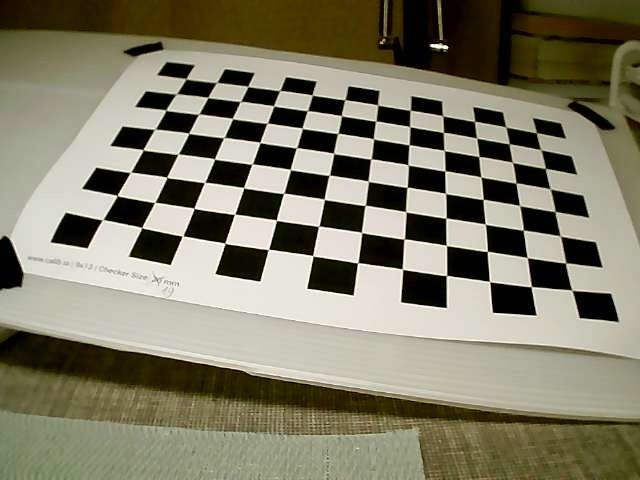
#> input picture calibration_images/captured_image10.jpg, 640 x 480 px; its folder holds only this picture in this run
$ python calibration.py
#> lines starting #> are read from the running program, lines starting #| are printed output that depends on the picture; after the words box and inside, x2 and y2 are one past the last pixel; in counts of white or black regions, pixels touching at a corner belong together
import cv2 as cv
import numpy as np
import glob


#======================= CHESSBOARD PARAMETERS =======================#
chessboard_size = (8, 12)
square_size = 19
frame_size = (1920, 1080)

criteria = (cv.TERM_CRITERIA_EPS + cv.TERM_CRITERIA_MAX_ITER, 30, 0.001)

#======================= CHESSBOARD COORDINATES =======================#
chessboard_coords = np.zeros((chessboard_size[0] * chessboard_size[1], 3), np.float32)

# Set the X and Y coordinates of the object points (Z remains 0)
chessboard_coords[:, :2] = np.mgrid[0:chessboard_size[0], 0:chessboard_size[1]].T.reshape(-1, 2)

obj_points = []  # 3D points in real world space
img_points = []  # 2D points in image plane

calib_images = glob.glob('calibration_images/captured_image*.jpg')

for image in calib_images:
    img = cv.imread(image)
#> img is the input picture: shape (480, 640, 3); mean B, G, R 104.4, 124.5, 128.2
    gray = cv.cvtColor(img, cv.COLOR_BGR2GRAY)
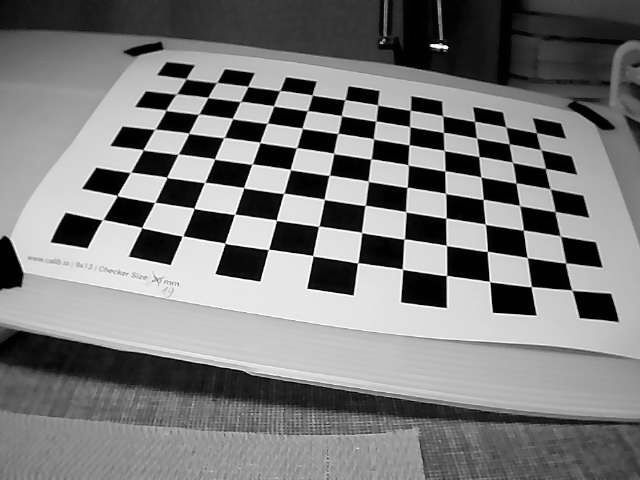
#> gray: shape (480, 640); min 0, max 254, mean 123.3

    ret, corners = cv.findChessboardCorners(gray, chessboard_size, None)
#> ret = True; corners = 96 rows, first 8: [102.9, 219.4], [117, 195.3], [130.5, 172.3], [142.9, 149.6], [155, 129], [165.8, 110.2], [176.7, 93.74], [185.7, 78.67]

    if ret:
        # Add object points (3D) and image points (2D) after detecting corners
        obj_points.append(chessboard_coords)
        img_points.append(corners)

        # Draw and display the corners on the chessboard image
        cv.drawChessboardCorners(img, chessboard_size, corners, ret)
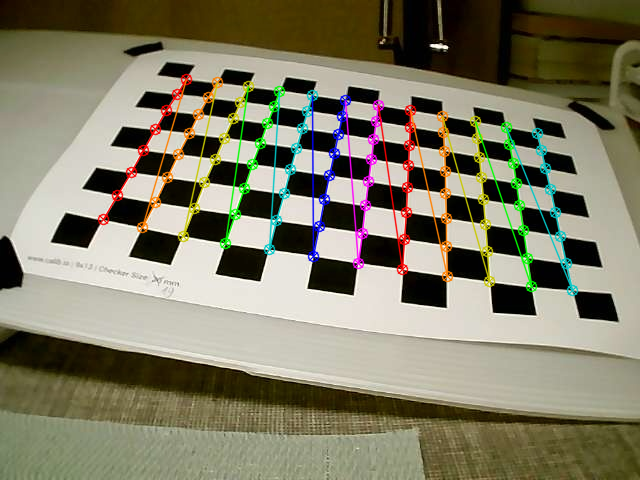
#> img: shape (480, 640, 3); 6% of pixels changed, all inside (x1, y1, x2, y2) = (97, 73, 579, 297)
        #cv.imshow('Chessboard', img)
        cv.waitKey(100)
    else:
        print(f"Chessboard corners not detected in {image}")

cv.destroyAllWindows()


ret, camera_matrix, dist_coeffs, rvecs, tvecs = cv.calibrateCamera(obj_points, img_points, gray.shape[::-1], None, None)
#> ret = 0.641; camera_matrix = [[641.2, 0, 387.8], [0, 605.4, 256.6], [0, 0, 1]]; dist_coeffs = [[-0.514, 1.11, -0.0182, 0.00288, -1.9]]; rvecs = ([-0.49, -0.704, -1.37],); tvecs = ([-6.56, -0.785, 13.47],)

with open('calib_param.txt', 'w') as file:
    file.write("===============CAMERA MATRIX===============\n")
    file.write(np.array2string(camera_matrix) + '\n')
    file.write("===============DISTANCE COEFFICIENTS===============\n")
    file.write(np.array2string(dist_coeffs) + '\n')
    file.write("===============ROTATION VECTORS===============\n")
    file.write(np.array2string(np.array(rvecs)) + '\n')
    file.write("===============TRANSLATION VECTORS===============\n")
    file.write(np.array2string(np.array(tvecs)) + '\n')


camera_matrix = np.array([
    [701.43142873, 0, 340.89422739],
    [0, 700.18225122, 231.27284128],
    [0, 0, 1]
])

distortion_coeffs = np.array([[-4.40734319e-01, 3.89166568e-01, -6.93778517e-05, 2.41658581e-03, -2.90304795e-01]])


rotation_vectors = np.array([
    [0.47038998, -0.23224266, -1.36597417],
    [-0.07981019, -0.16647916, 1.61505969],
    [-0.17148689, -0.48068229, 1.50307489],
    [-0.27495634, -0.34021001, 1.59257956],
    [-0.01823973, -0.27598613, 1.5211003],
    [0.31829143, -0.04453068, -1.10016429],
    [-0.21668051, -0.30041154, 0.96543265],
    [-0.26247403, 0.03388248, 1.55473485],
    [0.17765802, 0.09588896, 1.44155328],
    [0.39340981, -0.27157359, -1.39048863],
    [-0.07318423, -0.1732357, 1.48705966],
    [0.08372568, -0.47871739, 1.46270206],
    [-0.13067318, 0.17032886, 1.55662348],
    [-0.04957571, -0.2199913, 1.43057739],
    [0.04117001, -0.10908014, 0.92428516],
    [0.14109622, -0.52752174, -1.44859329],
    [0.33300622, -0.46388028, -1.1810463],
    [-0.08275248, -0.38454006, 1.49043579],
    [-0.18602322, -0.27678638, 1.10457917],
    [0.40760421, -0.06575685, -0.99286398]
])


translation_vectors = np.array([
    [[-4.16866643], [2.56145043], [23.55532557]],
    [[9.92346982], [0.47658607], [25.28933017]],
    [[-2.20838949], [-7.91495415], [29.14511795]],
    [[-1.4544579], [1.11469722], [30.59347155]],
    [[9.91888708], [-6.9861772], [26.46215193]],
    [[-6.94444007], [1.14183611], [25.40027094]],
    [[2.76274708], [-6.37237717], [25.27577111]],
    [[4.31675679], [-3.66666617], [27.87477077]],
    [[4.24090864], [-3.35521445], [30.15415769]],
    [[-5.28462817], [2.63452814], [23.51916734]],
    [[4.03681646], [-3.40591733], [26.65658219]],
    [[3.63015677], [-3.6804039], [29.34216628]],
    [[5.0664787], [-4.01336519], [18.52521328]],
    [[5.98023528], [-4.5393692], [29.46769702]],
    [[2.61681378], [-5.3257859], [29.71997933]],
    [[-4.5112023], [2.47364792], [29.94940236]],
    [[-3.71141982], [1.23030042], [23.98786941]],
    [[5.53142058], [-7.20677587], [26.92446391]],
    [[2.56458315], [-5.54783017], [27.04624868]],
    [[-8.02427971], [0.51851539], [25.71631894]]
])

$ run again, on calibration_images/captured_image14.jpg
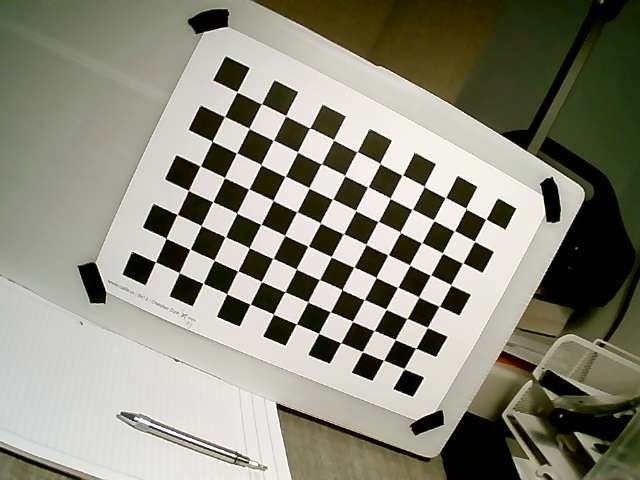
#> input picture calibration_images/captured_image14.jpg, 640 x 480 px
#> img is the input picture: shape (480, 640, 3); mean B, G, R 122.4, 136.9, 138.5
#> `gray = cv.cvtColor(img, cv.COLOR_BGR2GRAY)`:
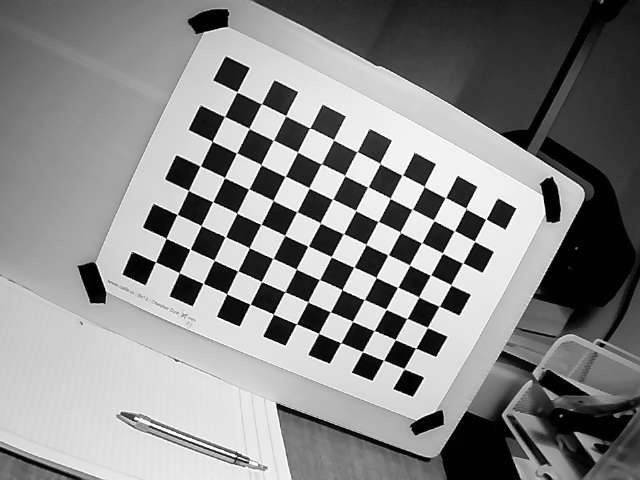
#> gray: shape (480, 640); min 0, max 255, mean 135.7
#> `ret, corners = cv.findChessboardCorners(gray, chessboard_size, None)`: ret = True; corners = 96 rows, first 8: [155.6, 261.9], [166.1, 238.5], [177.2, 214.5], [188.5, 190.5], [200.3, 165.9], [212.3, 141.4], [224.5, 116.4], [236.9, 91.8]
#> `cv.drawChessboardCorners(img, chessboard_size, corners, ret)`:
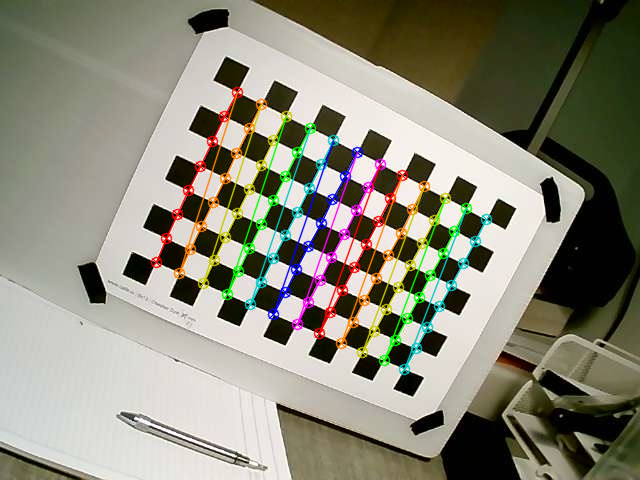
#> img: shape (480, 640, 3); 6.13% of pixels changed, all inside (x1, y1, x2, y2) = (150, 86, 493, 376)
#> `ret, camera_matrix, dist_coeffs, rvecs, tvecs = cv.calibrateCamera(obj..`: ret = 0.249; camera_matrix = [[716.5, 0, 320.7], [0, 706.2, 260.8], [0, 0, 1]]; dist_coeffs = [[-0.228, -5.37, -0.0154, 0.0107, 48.04]]; rvecs = ([0.321, -0.0347, -1.11],); tvecs = ([-6.18, 0.0588, 26.04],)

$ run again, on calibration_images/captured_image15.jpg
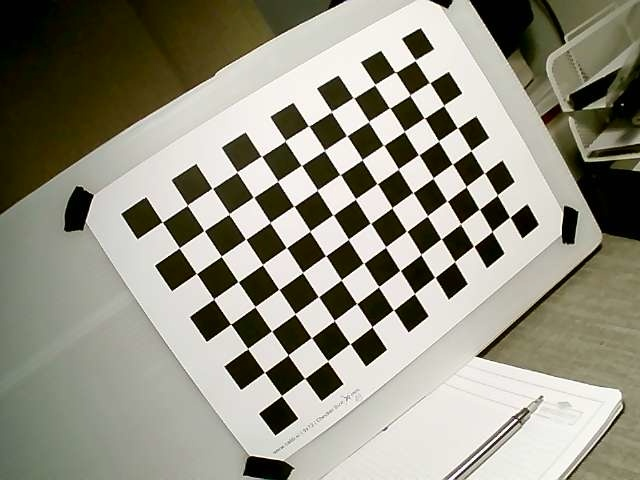
#> input picture calibration_images/captured_image15.jpg, 640 x 480 px
#> img is the input picture: shape (480, 640, 3); mean B, G, R 129.2, 143.5, 145.9
#> `gray = cv.cvtColor(img, cv.COLOR_BGR2GRAY)`:
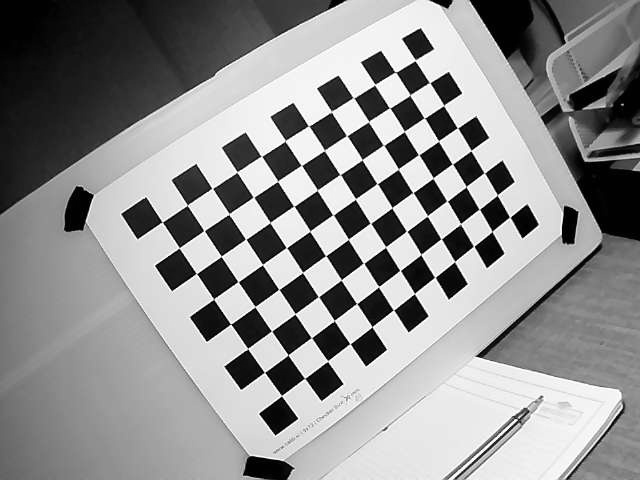
#> gray: shape (480, 640); min 0, max 255, mean 142.6
#> `ret, corners = cv.findChessboardCorners(gray, chessboard_size, None)`: ret = True; corners = 96 rows, first 8: [415.2, 60.37], [429.7, 82.71], [443.6, 105.6], [457.5, 127.8], [471, 150.5], [484.3, 173], [497.2, 195.1], [509.8, 217.3]
#> `cv.drawChessboardCorners(img, chessboard_size, corners, ret)`:
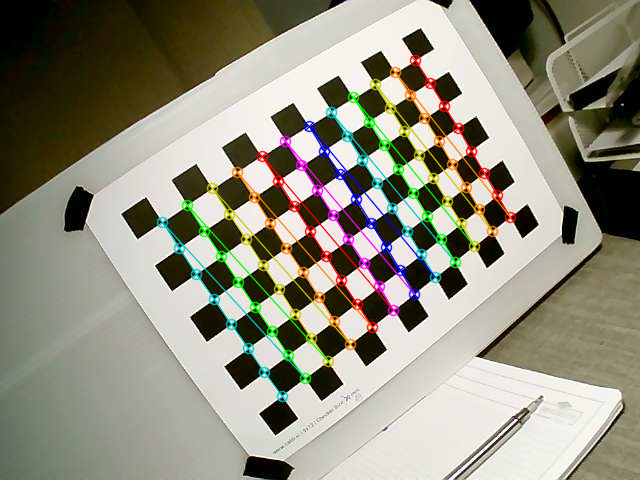
#> img: shape (480, 640, 3); 6.1% of pixels changed, all inside (x1, y1, x2, y2) = (156, 54, 517, 403)
#> `ret, camera_matrix, dist_coeffs, rvecs, tvecs = cv.calibrateCamera(obj..`: ret = 0.207; camera_matrix = [[718.3, 0, 328.4], [0, 713.4, 235.4], [0, 0, 1]]; dist_coeffs = [[-0.518, 3.97, -0.000327, 0.00797, -38.43]]; rvecs = ([-0.21, -0.303, 0.965],); tvecs = ([3.19, -6.52, 25.69],)

$ run again, on calibration_images/captured_image16.jpg
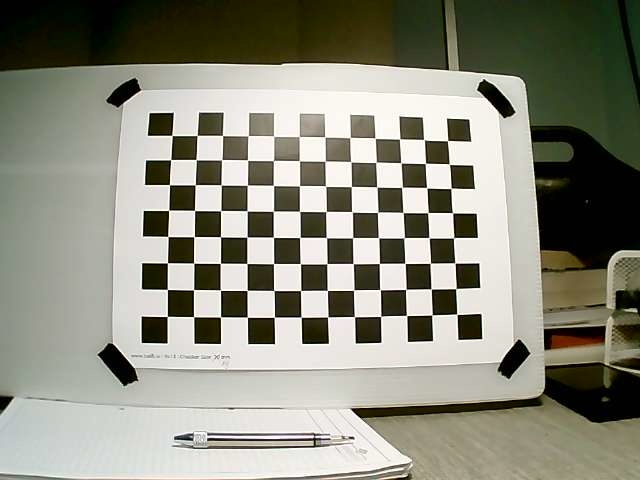
#> input picture calibration_images/captured_image16.jpg, 640 x 480 px
#> img is the input picture: shape (480, 640, 3); mean B, G, R 125.8, 139.4, 139.6
#> `gray = cv.cvtColor(img, cv.COLOR_BGR2GRAY)`:
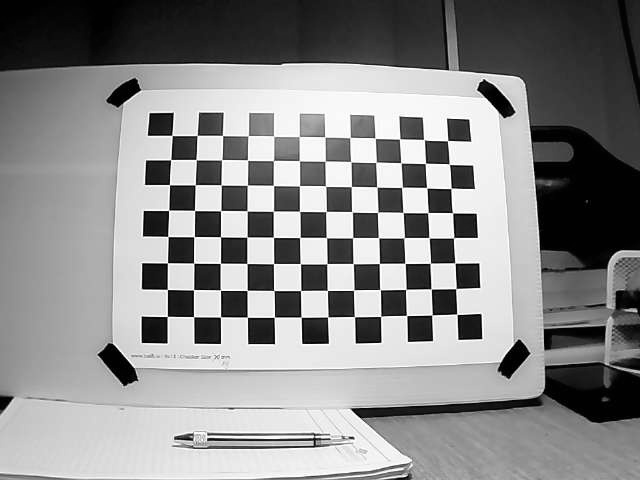
#> gray: shape (480, 640); min 0, max 255, mean 137.9
#> `ret, corners = cv.findChessboardCorners(gray, chessboard_size, None)`: ret = True; corners = 96 rows, first 8: [447.6, 140.6], [449.2, 164.2], [451, 188.4], [452.6, 212.8], [453.6, 237.8], [454.9, 263.1], [455.9, 288.6], [456.9, 314.3]
#> `cv.drawChessboardCorners(img, chessboard_size, corners, ret)`:
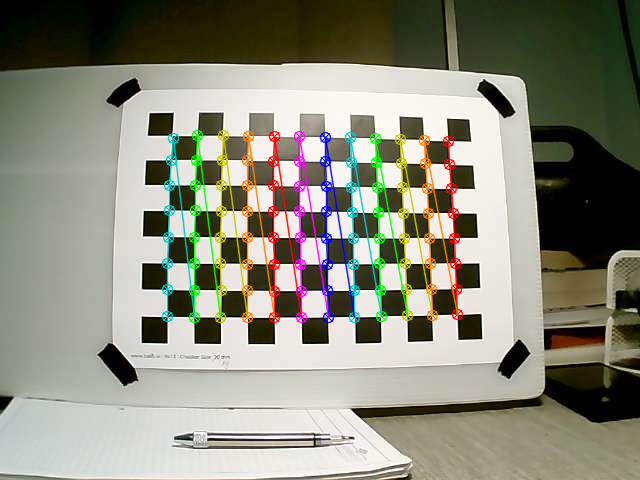
#> img: shape (480, 640, 3); 6.32% of pixels changed, all inside (x1, y1, x2, y2) = (161, 129, 464, 324)
#> `ret, camera_matrix, dist_coeffs, rvecs, tvecs = cv.calibrateCamera(obj..`: ret = 0.258; camera_matrix = [[557.2, 0, 316.8], [0, 557.4, 268.6], [0, 0, 1]]; dist_coeffs = [[-0.576, 6.41, -0.0199, 0.0115, -36.33]]; rvecs = ([-0.207, 0.0347, 1.56],); tvecs = ([5.27, -5.13, 22.12],)

$ run again, on calibration_images/captured_image11.jpg
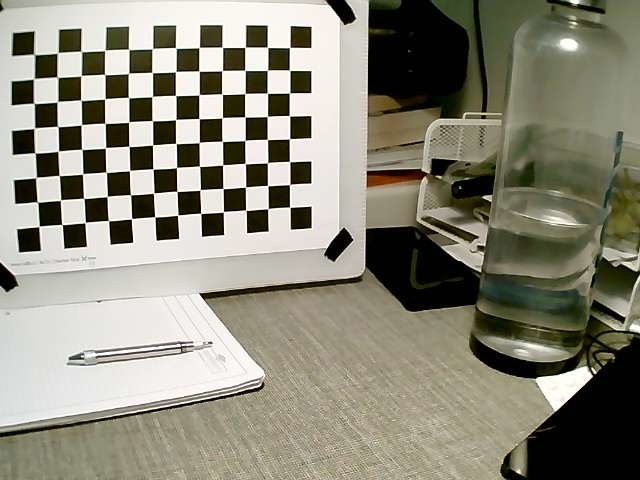
#> input picture calibration_images/captured_image11.jpg, 640 x 480 px
#> img is the input picture: shape (480, 640, 3); mean B, G, R 122, 137.2, 139.7
#> `gray = cv.cvtColor(img, cv.COLOR_BGR2GRAY)`:
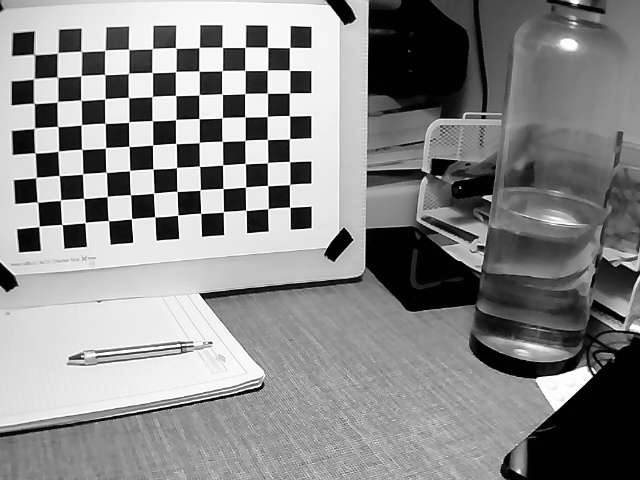
#> gray: shape (480, 640); min 0, max 255, mean 136.2
#> `ret, corners = cv.findChessboardCorners(gray, chessboard_size, None)`: ret = True; corners = 96 rows, first 8: [289.7, 47.5], [289.6, 70.45], [289.6, 92.95], [289.4, 115.6], [289.6, 138.7], [289.6, 161.6], [289.5, 184.7], [289.9, 207.3]
#> `cv.drawChessboardCorners(img, chessboard_size, corners, ret)`:
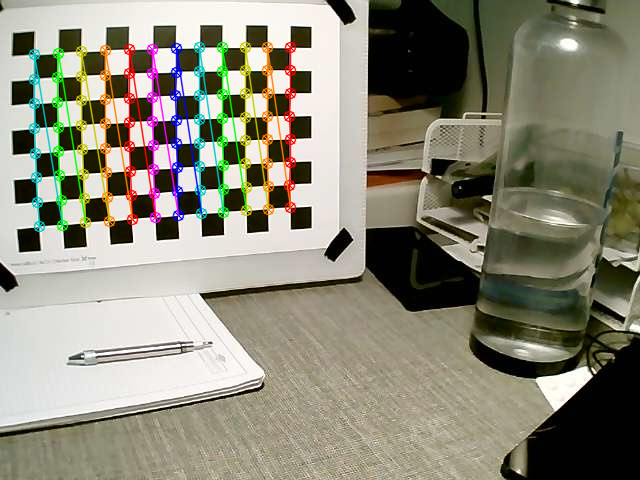
#> img: shape (480, 640, 3); 5.98% of pixels changed, all inside (x1, y1, x2, y2) = (28, 41, 297, 233)
#> `ret, camera_matrix, dist_coeffs, rvecs, tvecs = cv.calibrateCamera(obj..`: ret = 0.519; camera_matrix = [[1947.3, 0, 337.8], [0, 1499.4, 281.7], [0, 0, 1]]; dist_coeffs = [[-3.86, 25.07, -0.225, -0.0793, -203.6]]; rvecs = ([-0.447, -0.721, 1.43],); tvecs = ([-1.57, -10.2, 66.86],)
